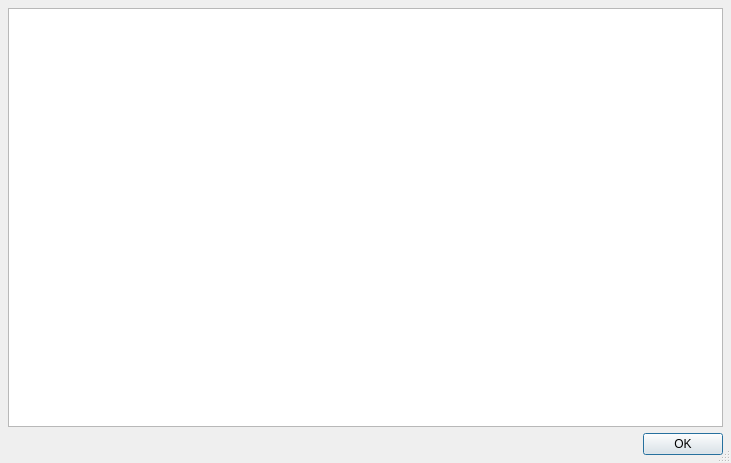
<?xml version="1.0" encoding="UTF-8"?>
<ui version="4.0">
 <class>NetCacheDlg</class>
 <widget class="QDialog" name="NetCacheDlg">
  <property name="geometry">
   <rect>
    <x>0</x>
    <y>0</y>
    <width>731</width>
    <height>463</height>
   </rect>
  </property>
  <property name="windowTitle">
   <string>Network Cache</string>
  </property>
  <property name="sizeGripEnabled">
   <bool>true</bool>
  </property>
  <layout class="QGridLayout" name="gridLayout">
   <property name="margin">
    <number>8</number>
   </property>
   <item row="1" column="0">
    <widget class="QDialogButtonBox" name="buttonBox">
     <property name="orientation">
      <enum>Qt::Horizontal</enum>
     </property>
     <property name="standardButtons">
      <set>QDialogButtonBox::Ok</set>
     </property>
    </widget>
   </item>
   <item row="0" column="0">
    <widget class="QTableWidget" name="tableCache">
     <property name="sortingEnabled">
      <bool>true</bool>
     </property>
     <attribute name="horizontalHeaderShowSortIndicator" stdset="0">
      <bool>true</bool>
     </attribute>
    </widget>
   </item>
  </layout>
 </widget>
 <resources/>
 <connections>
  <connection>
   <sender>buttonBox</sender>
   <signal>accepted()</signal>
   <receiver>NetCacheDlg</receiver>
   <slot>accept()</slot>
   <hints>
    <hint type="sourcelabel">
     <x>248</x>
     <y>254</y>
    </hint>
    <hint type="destinationlabel">
     <x>157</x>
     <y>274</y>
    </hint>
   </hints>
  </connection>
  <connection>
   <sender>buttonBox</sender>
   <signal>rejected()</signal>
   <receiver>NetCacheDlg</receiver>
   <slot>reject()</slot>
   <hints>
    <hint type="sourcelabel">
     <x>316</x>
     <y>260</y>
    </hint>
    <hint type="destinationlabel">
     <x>286</x>
     <y>274</y>
    </hint>
   </hints>
  </connection>
 </connections>
</ui>
